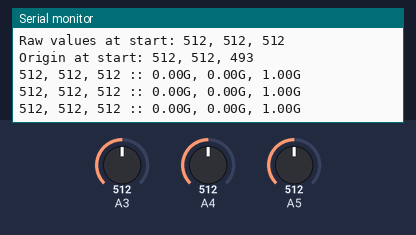
Recording of a sketch running on a simulated Arduino Uno, built with avr-gcc and run on an emulated ATmega328P. On the bench: the last lines printed to the serial monitor. Inputs (shaded band) come from the test bench; at power-on: A3 = 512, A4 = 512, A5 = 512.

Above: at 4.2 s.
4.3 s: A3 set to 716
At 5.0 s:
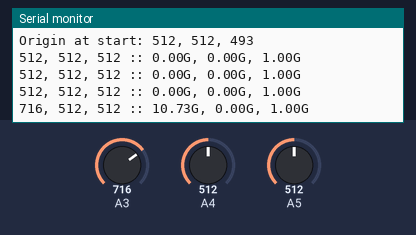
5.8 s: A4 set to 716
At 6.5 s:
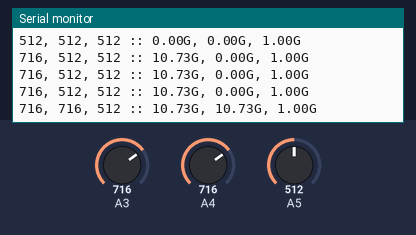
7.3 s: A5 set to 716
At 8.0 s:
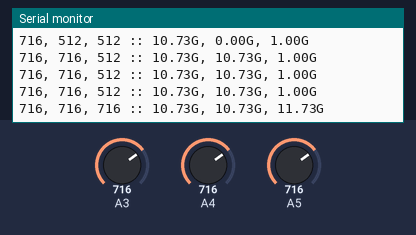
8.8 s: A3 set to 900
At 8.8 s:
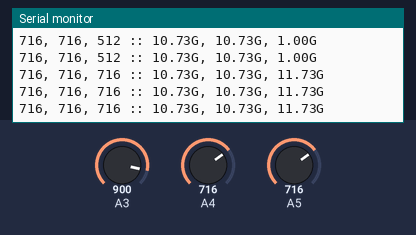
10.3 s: A4 set to 900
At 10.3 s:
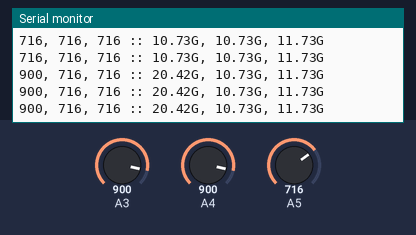
11.8 s: A5 set to 900
At 11.8 s:
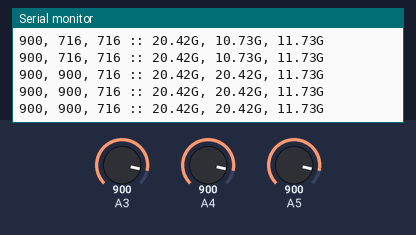
Timing chart, 0 to 14.3 s (numbered marks = the images above; inputs shaded):
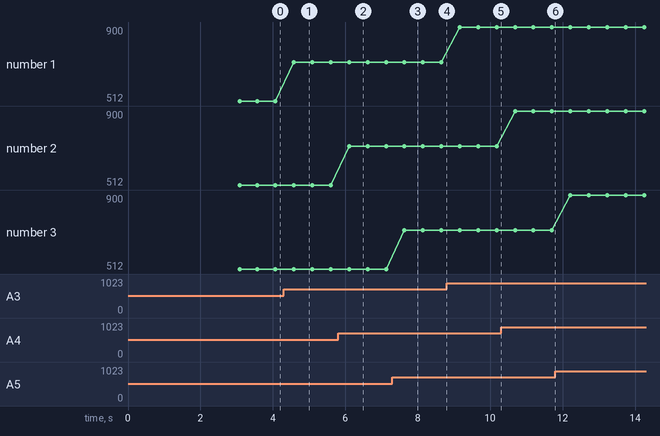

Measured:
- after the input at 4.3 s, the serial monitor: prints a new line after 0.28 s (image 1)
- after the input at 5.8 s, the serial monitor: prints a new line after 0.31 s (image 2)
- after the input at 7.3 s, the serial monitor: prints a new line after 0.33 s (image 3)
- plotted number 1: 512 → 716 after the input at 4.3 s, 716 → 900 after the input at 8.8 s

The sketch:

BaseAccel.ino
```cpp
//const int xInput = A0;
//const int yInput = A1;
//const int zInput = A2;
const int xInput = A3;
const int yInput = A4;
const int zInput = A5;
const int buttonPin = 2;

// Raw Ranges:
// initialize to mid-range and allow calibration to
// find the minimum and maximum for each axis

const int _oneGUnits = 19;
const int _16GUnits = _oneGUnits * 16;

int defaultCenter = 512;

int xOrigin = defaultCenter;
int yOrigin = defaultCenter;
int zOrigin = defaultCenter;

int xRawMin = defaultCenter - _16GUnits;
int xRawMax = defaultCenter + _16GUnits;

int yRawMin = defaultCenter - _16GUnits;
int yRawMax = defaultCenter + _16GUnits;

int zRawMin = defaultCenter - _16GUnits;
int zRawMax = defaultCenter + _16GUnits;

int lowG = -1600;
int highG = 1600;


// Take multiple samples to reduce noise
const int sampleSize = 10;

void setup()
{

  analogReference(EXTERNAL);
  Serial.begin(9600);
  int xRaw = ReadAxis(xInput);
  int yRaw = ReadAxis(yInput);
  int zRaw = ReadAxis(zInput);
  delay(3000);
  xRaw = ReadAxis(xInput);
  yRaw = ReadAxis(yInput);
  zRaw = ReadAxis(zInput);

  Serial.print("Raw values at start: ");
  Serial.print(xRaw);
  Serial.print(", ");
  Serial.print(yRaw);
  Serial.print(", ");
  Serial.print(zRaw);
  Serial.println();


  xOrigin = xRaw;
  yOrigin = yRaw;
  zOrigin = zRaw - _oneGUnits; //starts at 1G so origin is start minus 1G

  Serial.print("Origin at start: ");
  Serial.print(xOrigin);
  Serial.print(", ");
  Serial.print(yOrigin);
  Serial.print(", ");
  Serial.print(zOrigin);
  Serial.println();

  center();

}

void loop()
{
  int xRaw = ReadAxis(xInput);
  int yRaw = ReadAxis(yInput);
  int zRaw = ReadAxis(zInput);


    // +/-  16Gs is range of sensor, if we use 16000 then we're ranging across the potential G values.
    long xScaled = map(xRaw, xRawMin, xRawMax, lowG, highG);
    long yScaled = map(yRaw, yRawMin, yRawMax, lowG, highG);
    long zScaled = map(zRaw, zRawMin, zRawMax, lowG, highG);

    // re-scale to fractional Gs
    float units = 100;
    float xAccel = xScaled / units;
    float yAccel = yScaled / units;
    float zAccel = zScaled / units;

    Serial.print(xRaw);
    Serial.print(", ");
    Serial.print(yRaw);
    Serial.print(", ");
    Serial.print(zRaw);

    Serial.print(" :: ");
    Serial.print(xAccel);
    Serial.print("G, ");
    Serial.print(yAccel);
    Serial.print("G, ");
    Serial.print(zAccel);
    Serial.println("G");

  delay(500);
//  }
}

void center() {
  xRawMin = xOrigin - _16GUnits;
  xRawMax = xOrigin + _16GUnits;

  yRawMin = yOrigin - _16GUnits;
  yRawMax = yOrigin + _16GUnits;

  zRawMin = zOrigin - _16GUnits;
  zRawMax = zOrigin + _16GUnits;
}

//
// Read "sampleSize" samples and report the average
//
int ReadAxis(int axisPin)
{
  long reading = 0;
  analogRead(axisPin);
  delay(1);
  for (int i = 0; i < sampleSize; i++)
  {
    reading += analogRead(axisPin);
  }
  return reading/sampleSize;
}
```
